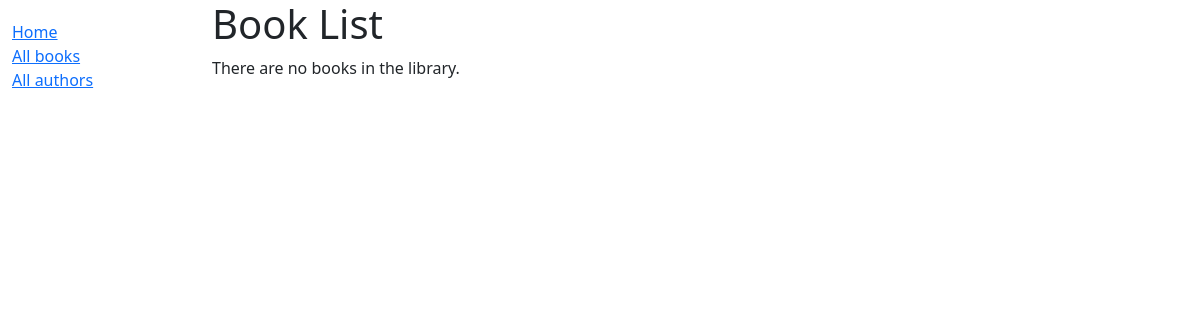
/catalog/books/, run on an earlier commit of the app's database.
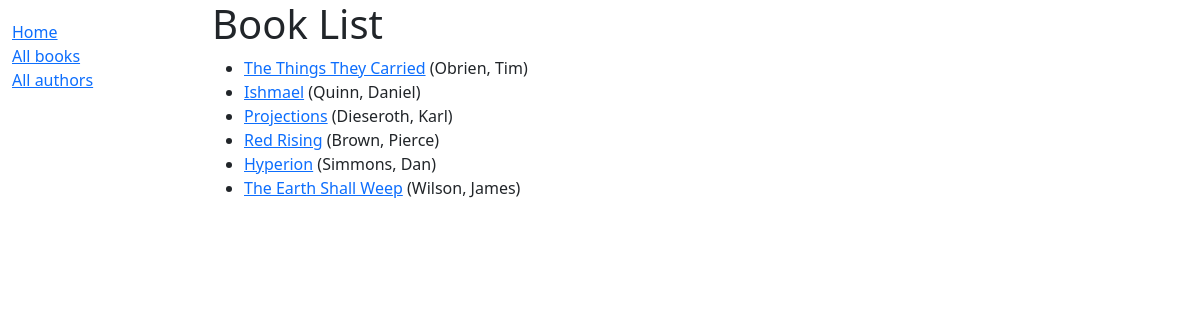
And on a later commit of the database.
### catalog/models.py (models this page shows, shortened)
class Book(models.Model):
    title = models.CharField(max_length=200)
    author = models.ForeignKey('Author', on_delete=models.RESTRICT, null=True)
    summary = models.TextField(
        max_length=1000, help_text="Enter a brief description of the book")
    isbn = models.CharField('ISBN', max_length=13,
                            unique=True,
                            help_text='13 Character <a href="https://www.isbn-international.org/content/what-isbn'
                                      '">ISBN number</a>')
    genre = models.ManyToManyField(
        Genre, help_text="Select a genre for this book")
    def get_absolute_url(self):
        return reverse('book-detail', args=[str(self.id)])

class Author(models.Model):
    first_name = models.CharField(max_length=100)
    last_name = models.CharField(max_length=100)
    date_of_birth = models.DateField(null=True, blank=True)
    date_of_death = models.DateField('Died', null=True, blank=True)
    class Meta:
        ordering = ['last_name', 'first_name']
    def __str__(self):
        return f'{self.last_name}, {self.first_name}'

### catalog/views.py (the view)
# urls.py: path('books/', views.BookListView.as_view(), name='books'),
class BookListView(generic.ListView):
    model = Book
    template_name = 'book_list.html'
    context_object_name = 'book_list'

### catalog/templates/book_list.html
{% extends "base_generic.html" %}
{% block content %}
  <h1>Book List</h1>
  {% if book_list %}
    <ul>
      {% for book in book_list %}
      <li>
        <a href="{{ book.get_absolute_url }}">{{ book.title }}</a>
        ({{book.author}})
      </li>
      {% endfor %}
    </ul>
  {% else %}
    <p>There are no books in the library.</p>
  {% endif %}
{% endblock %}

### catalog/templates/base_generic.html (shortened to what this page needs)
<!DOCTYPE html>
<html lang="en">
  <head>
    {% load static %}
    <link href="https://cdn.jsdelivr.net/npm/bootstrap@5.3.3/dist/css/bootstrap.min.css"
      rel="stylesheet"
>
    <link rel="stylesheet" href="{% static 'css/styles.css' %}" />
  </head>
  <body>
    <div class="container-fluid">
      <div class="row">
        <div class="col-sm-2">
          {% block sidebar %}
            <ul class="sidebar-nav">
              <li><a href="{% url 'index' %}">Home</a></li>
              <li><a href="{% url 'books' %}">All books</a></li>
              <li><a href="{% url 'authors' %}">All authors</a></li>
            </ul>
          {% endblock %}
        </div>
        <div class="col-sm-10 ">{% block content %}{% endblock %}</div>
      </div>
    </div>
  </body>
</html>

### catalog/static/styles.css (style rules this page uses)
.sidebar-nav { margin-top: 20px; padding: 0; list-style: none; }

What changed in the data, as far as the page shows it:
added Book: title "The Things They Carried", author "Obrien, Tim"
added Book: title "Ishmael", author "Quinn, Daniel"
added Book: title "Projections", author "Dieseroth, Karl"
added Book: title "Red Rising", author "Brown, Pierce"
added Book: title "Hyperion", author "Simmons, Dan"
added Book: title "The Earth Shall Weep", author "Wilson, James"
Also different on the page:
text no longer shown: "There are no books in the library."
